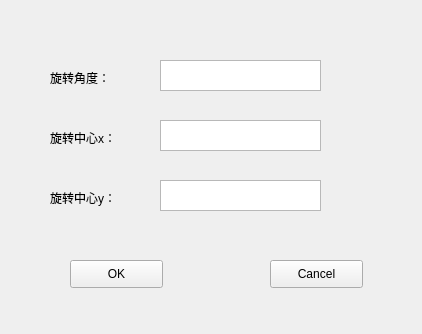
<?xml version="1.0" encoding="UTF-8"?>
<ui version="4.0">
 <class>angle</class>
 <widget class="QWidget" name="angle">
  <property name="geometry">
   <rect>
    <x>0</x>
    <y>0</y>
    <width>422</width>
    <height>334</height>
   </rect>
  </property>
  <property name="windowTitle">
   <string>Form</string>
  </property>
  <widget class="QLabel" name="label">
   <property name="geometry">
    <rect>
     <x>50</x>
     <y>70</y>
     <width>81</width>
     <height>16</height>
    </rect>
   </property>
   <property name="text">
    <string>旋转角度：</string>
   </property>
  </widget>
  <widget class="QLabel" name="label_2">
   <property name="geometry">
    <rect>
     <x>50</x>
     <y>130</y>
     <width>91</width>
     <height>16</height>
    </rect>
   </property>
   <property name="text">
    <string>旋转中心x：</string>
   </property>
  </widget>
  <widget class="QLabel" name="label_3">
   <property name="geometry">
    <rect>
     <x>50</x>
     <y>190</y>
     <width>91</width>
     <height>16</height>
    </rect>
   </property>
   <property name="text">
    <string>旋转中心y：</string>
   </property>
  </widget>
  <widget class="QPushButton" name="OK_btn">
   <property name="geometry">
    <rect>
     <x>70</x>
     <y>260</y>
     <width>93</width>
     <height>28</height>
    </rect>
   </property>
   <property name="text">
    <string>OK</string>
   </property>
  </widget>
  <widget class="QPushButton" name="Cancel_btn">
   <property name="geometry">
    <rect>
     <x>270</x>
     <y>260</y>
     <width>93</width>
     <height>28</height>
    </rect>
   </property>
   <property name="text">
    <string>Cancel</string>
   </property>
  </widget>
  <widget class="QTextEdit" name="angle_text">
   <property name="geometry">
    <rect>
     <x>160</x>
     <y>60</y>
     <width>161</width>
     <height>31</height>
    </rect>
   </property>
  </widget>
  <widget class="QTextEdit" name="x_text">
   <property name="geometry">
    <rect>
     <x>160</x>
     <y>120</y>
     <width>161</width>
     <height>31</height>
    </rect>
   </property>
  </widget>
  <widget class="QTextEdit" name="y_text">
   <property name="geometry">
    <rect>
     <x>160</x>
     <y>180</y>
     <width>161</width>
     <height>31</height>
    </rect>
   </property>
  </widget>
 </widget>
 <resources/>
 <connections/>
</ui>
